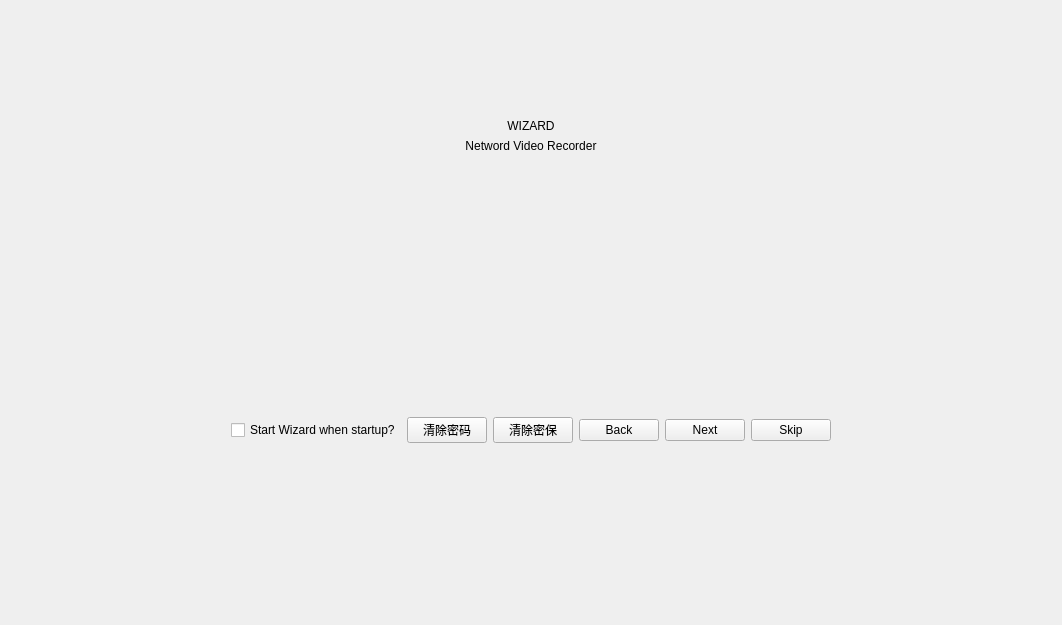
<?xml version="1.0" encoding="UTF-8"?>
<ui version="4.0">
 <class>MsWizard</class>
 <widget class="QWidget" name="MsWizard">
  <property name="geometry">
   <rect>
    <x>0</x>
    <y>0</y>
    <width>1062</width>
    <height>625</height>
   </rect>
  </property>
  <property name="windowTitle">
   <string>Dialog</string>
  </property>
  <layout class="QGridLayout" name="gridLayout">
   <item row="0" column="0">
    <widget class="QWidget" name="widget_wizardBackground" native="true">
     <layout class="QVBoxLayout" name="verticalLayout_2">
      <item>
       <widget class="QWidget" name="widget_top" native="true">
        <property name="sizePolicy">
         <sizepolicy hsizetype="Preferred" vsizetype="Preferred">
          <horstretch>0</horstretch>
          <verstretch>1</verstretch>
         </sizepolicy>
        </property>
       </widget>
      </item>
      <item>
       <widget class="QWidget" name="widget_main" native="true">
        <property name="sizePolicy">
         <sizepolicy hsizetype="Preferred" vsizetype="Preferred">
          <horstretch>0</horstretch>
          <verstretch>6</verstretch>
         </sizepolicy>
        </property>
        <layout class="QHBoxLayout" name="horizontalLayout_3">
         <item>
          <widget class="QWidget" name="widget_left" native="true">
           <property name="sizePolicy">
            <sizepolicy hsizetype="Preferred" vsizetype="Preferred">
             <horstretch>1</horstretch>
             <verstretch>0</verstretch>
            </sizepolicy>
           </property>
          </widget>
         </item>
         <item>
          <widget class="QWidget" name="wizard_content" native="true">
           <property name="sizePolicy">
            <sizepolicy hsizetype="Preferred" vsizetype="Preferred">
             <horstretch>2</horstretch>
             <verstretch>0</verstretch>
            </sizepolicy>
           </property>
           <layout class="QVBoxLayout" name="verticalLayout">
            <property name="leftMargin">
             <number>20</number>
            </property>
            <property name="topMargin">
             <number>20</number>
            </property>
            <property name="rightMargin">
             <number>20</number>
            </property>
            <property name="bottomMargin">
             <number>20</number>
            </property>
            <item>
             <widget class="QLabel" name="label_mainTitle">
              <property name="text">
               <string>WIZARD</string>
              </property>
              <property name="alignment">
               <set>Qt::AlignCenter</set>
              </property>
             </widget>
            </item>
            <item>
             <widget class="QLabel" name="label_subTitle">
              <property name="text">
               <string>Netword Video Recorder</string>
              </property>
              <property name="alignment">
               <set>Qt::AlignCenter</set>
              </property>
             </widget>
            </item>
            <item>
             <widget class="QWidget" name="widget_2" native="true">
              <property name="sizePolicy">
               <sizepolicy hsizetype="Preferred" vsizetype="Expanding">
                <horstretch>0</horstretch>
                <verstretch>0</verstretch>
               </sizepolicy>
              </property>
              <layout class="QGridLayout" name="gridLayout_content"/>
             </widget>
            </item>
            <item>
             <layout class="QHBoxLayout" name="horizontalLayout">
              <item>
               <widget class="QCheckBox" name="checkBox_enable">
                <property name="text">
                 <string>Start Wizard when startup?</string>
                </property>
               </widget>
              </item>
              <item>
               <spacer name="horizontalSpacer">
                <property name="orientation">
                 <enum>Qt::Horizontal</enum>
                </property>
                <property name="sizeHint" stdset="0">
                 <size>
                  <width>40</width>
                  <height>20</height>
                 </size>
                </property>
               </spacer>
              </item>
              <item>
               <widget class="MyPushButton" name="pushButton_test_clearPassword">
                <property name="text">
                 <string>清除密码</string>
                </property>
               </widget>
              </item>
              <item>
               <widget class="MyPushButton" name="pushButton_test_clearQuestion">
                <property name="text">
                 <string>清除密保</string>
                </property>
               </widget>
              </item>
              <item>
               <widget class="MyPushButton" name="pushButton_back">
                <property name="text">
                 <string>Back</string>
                </property>
               </widget>
              </item>
              <item>
               <widget class="MyPushButton" name="pushButton_next">
                <property name="text">
                 <string>Next</string>
                </property>
               </widget>
              </item>
              <item>
               <widget class="MyPushButton" name="pushButton_skip">
                <property name="text">
                 <string>Skip</string>
                </property>
               </widget>
              </item>
             </layout>
            </item>
           </layout>
          </widget>
         </item>
         <item>
          <widget class="QWidget" name="widget_right" native="true">
           <property name="sizePolicy">
            <sizepolicy hsizetype="Preferred" vsizetype="Preferred">
             <horstretch>1</horstretch>
             <verstretch>0</verstretch>
            </sizepolicy>
           </property>
          </widget>
         </item>
        </layout>
       </widget>
      </item>
      <item>
       <widget class="QWidget" name="widget_bottom" native="true">
        <property name="sizePolicy">
         <sizepolicy hsizetype="Preferred" vsizetype="Preferred">
          <horstretch>0</horstretch>
          <verstretch>2</verstretch>
         </sizepolicy>
        </property>
        <layout class="QHBoxLayout" name="horizontalLayout_5">
         <item>
          <spacer name="horizontalSpacer_2">
           <property name="orientation">
            <enum>Qt::Horizontal</enum>
           </property>
           <property name="sizeHint" stdset="0">
            <size>
             <width>177</width>
             <height>20</height>
            </size>
           </property>
          </spacer>
         </item>
         <item>
          <widget class="QWidget" name="widget_normalState" native="true">
           <property name="minimumSize">
            <size>
             <width>100</width>
             <height>0</height>
            </size>
           </property>
           <layout class="QHBoxLayout" name="horizontalLayout_2">
            <item>
             <widget class="QToolButton" name="toolButton_1">
              <property name="enabled">
               <bool>false</bool>
              </property>
              <property name="minimumSize">
               <size>
                <width>48</width>
                <height>48</height>
               </size>
              </property>
              <property name="focusPolicy">
               <enum>Qt::NoFocus</enum>
              </property>
              <property name="styleSheet">
               <string notr="true">QToolButton
{
	border: 0px;
	border-image: url(:/wizard/wizard/arrow_white.png);
}
QToolButton:checked
{
	border-image: url(:/wizard/wizard/arrow_blue.png);
}</string>
              </property>
              <property name="text">
               <string/>
              </property>
              <property name="checkable">
               <bool>true</bool>
              </property>
              <property name="checked">
               <bool>true</bool>
              </property>
             </widget>
            </item>
            <item>
             <widget class="QToolButton" name="toolButton_2">
              <property name="enabled">
               <bool>false</bool>
              </property>
              <property name="minimumSize">
               <size>
                <width>48</width>
                <height>48</height>
               </size>
              </property>
              <property name="focusPolicy">
               <enum>Qt::NoFocus</enum>
              </property>
              <property name="styleSheet">
               <string notr="true">QToolButton
{
	border: 0px;
	border-image: url(:/wizard/wizard/arrow_white.png);
}
QToolButton:checked
{
	border-image: url(:/wizard/wizard/arrow_blue.png);
}</string>
              </property>
              <property name="text">
               <string/>
              </property>
              <property name="checkable">
               <bool>true</bool>
              </property>
              <property name="checked">
               <bool>false</bool>
              </property>
             </widget>
            </item>
            <item>
             <widget class="QToolButton" name="toolButton_3">
              <property name="enabled">
               <bool>false</bool>
              </property>
              <property name="minimumSize">
               <size>
                <width>48</width>
                <height>48</height>
               </size>
              </property>
              <property name="focusPolicy">
               <enum>Qt::NoFocus</enum>
              </property>
              <property name="styleSheet">
               <string notr="true">QToolButton
{
	border: 0px;
	border-image: url(:/wizard/wizard/arrow_white.png);
}
QToolButton:checked
{
	border-image: url(:/wizard/wizard/arrow_blue.png);
}</string>
              </property>
              <property name="text">
               <string/>
              </property>
              <property name="checkable">
               <bool>true</bool>
              </property>
              <property name="checked">
               <bool>false</bool>
              </property>
             </widget>
            </item>
            <item>
             <widget class="QToolButton" name="toolButton_4">
              <property name="enabled">
               <bool>false</bool>
              </property>
              <property name="minimumSize">
               <size>
                <width>48</width>
                <height>48</height>
               </size>
              </property>
              <property name="focusPolicy">
               <enum>Qt::NoFocus</enum>
              </property>
              <property name="styleSheet">
               <string notr="true">QToolButton
{
	border: 0px;
	border-image: url(:/wizard/wizard/arrow_white.png);
}
QToolButton:checked
{
	border-image: url(:/wizard/wizard/arrow_blue.png);
}</string>
              </property>
              <property name="text">
               <string/>
              </property>
              <property name="checkable">
               <bool>true</bool>
              </property>
              <property name="checked">
               <bool>false</bool>
              </property>
             </widget>
            </item>
            <item>
             <widget class="QToolButton" name="toolButton_5">
              <property name="enabled">
               <bool>false</bool>
              </property>
              <property name="minimumSize">
               <size>
                <width>48</width>
                <height>48</height>
               </size>
              </property>
              <property name="focusPolicy">
               <enum>Qt::NoFocus</enum>
              </property>
              <property name="styleSheet">
               <string notr="true">QToolButton
{
	border: 0px;
	border-image: url(:/wizard/wizard/arrow_white.png);
}
QToolButton:checked
{
	border-image: url(:/wizard/wizard/arrow_blue.png);
}</string>
              </property>
              <property name="text">
               <string/>
              </property>
              <property name="checkable">
               <bool>true</bool>
              </property>
              <property name="checked">
               <bool>false</bool>
              </property>
             </widget>
            </item>
            <item>
             <widget class="QToolButton" name="toolButton_6">
              <property name="enabled">
               <bool>false</bool>
              </property>
              <property name="minimumSize">
               <size>
                <width>48</width>
                <height>48</height>
               </size>
              </property>
              <property name="focusPolicy">
               <enum>Qt::NoFocus</enum>
              </property>
              <property name="styleSheet">
               <string notr="true">QToolButton
{
	border: 0px;
	border-image: url(:/wizard/wizard/arrow_white.png);
}
QToolButton:checked
{
	border-image: url(:/wizard/wizard/arrow_blue.png);
}</string>
              </property>
              <property name="text">
               <string/>
              </property>
              <property name="checkable">
               <bool>true</bool>
              </property>
              <property name="checked">
               <bool>false</bool>
              </property>
             </widget>
            </item>
            <item>
             <widget class="QToolButton" name="toolButton_7">
              <property name="enabled">
               <bool>false</bool>
              </property>
              <property name="minimumSize">
               <size>
                <width>48</width>
                <height>48</height>
               </size>
              </property>
              <property name="focusPolicy">
               <enum>Qt::NoFocus</enum>
              </property>
              <property name="styleSheet">
               <string notr="true">QToolButton
{
	border: 0px;
	border-image: url(:/wizard/wizard/arrow_white.png);
}
QToolButton:checked
{
	border-image: url(:/wizard/wizard/arrow_blue.png);
}</string>
              </property>
              <property name="text">
               <string/>
              </property>
              <property name="checkable">
               <bool>true</bool>
              </property>
              <property name="checked">
               <bool>false</bool>
              </property>
             </widget>
            </item>
            <item>
             <widget class="QToolButton" name="toolButton_8">
              <property name="minimumSize">
               <size>
                <width>48</width>
                <height>48</height>
               </size>
              </property>
              <property name="focusPolicy">
               <enum>Qt::NoFocus</enum>
              </property>
              <property name="styleSheet">
               <string notr="true">QToolButton
{
	border: 0px;
}</string>
              </property>
              <property name="text">
               <string/>
              </property>
              <property name="icon">
               <iconset resource="../resource/resource.qrc">
                <normaloff>:/wizard/wizard/wizard_1.png</normaloff>:/wizard/wizard/wizard_1.png</iconset>
              </property>
              <property name="iconSize">
               <size>
                <width>48</width>
                <height>48</height>
               </size>
              </property>
              <property name="checked">
               <bool>false</bool>
              </property>
             </widget>
            </item>
           </layout>
          </widget>
         </item>
         <item>
          <widget class="QWidget" name="widget_activateState" native="true">
           <property name="minimumSize">
            <size>
             <width>100</width>
             <height>0</height>
            </size>
           </property>
           <layout class="QHBoxLayout" name="horizontalLayout_4">
            <item>
             <widget class="QToolButton" name="toolButton_a1">
              <property name="enabled">
               <bool>false</bool>
              </property>
              <property name="minimumSize">
               <size>
                <width>48</width>
                <height>48</height>
               </size>
              </property>
              <property name="focusPolicy">
               <enum>Qt::NoFocus</enum>
              </property>
              <property name="styleSheet">
               <string notr="true">QToolButton
{
	border: 0px;
	border-image: url(:/wizard/wizard/arrow_white.png);
}
QToolButton:checked
{
	border-image: url(:/wizard/wizard/arrow_blue.png);
}</string>
              </property>
              <property name="text">
               <string/>
              </property>
              <property name="checkable">
               <bool>true</bool>
              </property>
              <property name="checked">
               <bool>true</bool>
              </property>
             </widget>
            </item>
            <item>
             <widget class="QToolButton" name="toolButton_a2">
              <property name="enabled">
               <bool>false</bool>
              </property>
              <property name="minimumSize">
               <size>
                <width>48</width>
                <height>48</height>
               </size>
              </property>
              <property name="focusPolicy">
               <enum>Qt::NoFocus</enum>
              </property>
              <property name="styleSheet">
               <string notr="true">QToolButton
{
	border: 0px;
	border-image: url(:/wizard/wizard/arrow_white.png);
}
QToolButton:checked
{
	border-image: url(:/wizard/wizard/arrow_blue.png);
}</string>
              </property>
              <property name="text">
               <string/>
              </property>
              <property name="checkable">
               <bool>true</bool>
              </property>
              <property name="checked">
               <bool>false</bool>
              </property>
             </widget>
            </item>
            <item>
             <widget class="QToolButton" name="toolButton_a3">
              <property name="enabled">
               <bool>false</bool>
              </property>
              <property name="minimumSize">
               <size>
                <width>48</width>
                <height>48</height>
               </size>
              </property>
              <property name="focusPolicy">
               <enum>Qt::NoFocus</enum>
              </property>
              <property name="styleSheet">
               <string notr="true">QToolButton
{
	border: 0px;
	border-image: url(:/wizard/wizard/arrow_white.png);
}
QToolButton:checked
{
	border-image: url(:/wizard/wizard/arrow_blue.png);
}</string>
              </property>
              <property name="text">
               <string/>
              </property>
              <property name="checkable">
               <bool>true</bool>
              </property>
              <property name="checked">
               <bool>false</bool>
              </property>
             </widget>
            </item>
            <item>
             <widget class="QToolButton" name="toolButton_a4">
              <property name="enabled">
               <bool>false</bool>
              </property>
              <property name="minimumSize">
               <size>
                <width>48</width>
                <height>48</height>
               </size>
              </property>
              <property name="focusPolicy">
               <enum>Qt::NoFocus</enum>
              </property>
              <property name="styleSheet">
               <string notr="true">QToolButton
{
	border: 0px;
	border-image: url(:/wizard/wizard/arrow_white.png);
}
QToolButton:checked
{
	border-image: url(:/wizard/wizard/arrow_blue.png);
}</string>
              </property>
              <property name="text">
               <string/>
              </property>
              <property name="checkable">
               <bool>true</bool>
              </property>
              <property name="checked">
               <bool>false</bool>
              </property>
             </widget>
            </item>
            <item>
             <widget class="QToolButton" name="toolButton_a5">
              <property name="enabled">
               <bool>false</bool>
              </property>
              <property name="minimumSize">
               <size>
                <width>48</width>
                <height>48</height>
               </size>
              </property>
              <property name="focusPolicy">
               <enum>Qt::NoFocus</enum>
              </property>
              <property name="styleSheet">
               <string notr="true">QToolButton
{
	border: 0px;
	border-image: url(:/wizard/wizard/arrow_white.png);
}
QToolButton:checked
{
	border-image: url(:/wizard/wizard/arrow_blue.png);
}</string>
              </property>
              <property name="text">
               <string/>
              </property>
              <property name="checkable">
               <bool>true</bool>
              </property>
              <property name="checked">
               <bool>false</bool>
              </property>
             </widget>
            </item>
            <item>
             <widget class="QToolButton" name="toolButton_a6">
              <property name="enabled">
               <bool>false</bool>
              </property>
              <property name="minimumSize">
               <size>
                <width>48</width>
                <height>48</height>
               </size>
              </property>
              <property name="focusPolicy">
               <enum>Qt::NoFocus</enum>
              </property>
              <property name="styleSheet">
               <string notr="true">QToolButton
{
	border: 0px;
	border-image: url(:/wizard/wizard/arrow_white.png);
}
QToolButton:checked
{
	border-image: url(:/wizard/wizard/arrow_blue.png);
}</string>
              </property>
              <property name="text">
               <string/>
              </property>
              <property name="checkable">
               <bool>true</bool>
              </property>
              <property name="checked">
               <bool>false</bool>
              </property>
             </widget>
            </item>
            <item>
             <widget class="QToolButton" name="toolButton_a7">
              <property name="enabled">
               <bool>false</bool>
              </property>
              <property name="minimumSize">
               <size>
                <width>48</width>
                <height>48</height>
               </size>
              </property>
              <property name="focusPolicy">
               <enum>Qt::NoFocus</enum>
              </property>
              <property name="styleSheet">
               <string notr="true">QToolButton
{
	border: 0px;
	border-image: url(:/wizard/wizard/arrow_white.png);
}
QToolButton:checked
{
	border-image: url(:/wizard/wizard/arrow_blue.png);
}</string>
              </property>
              <property name="text">
               <string/>
              </property>
              <property name="checkable">
               <bool>true</bool>
              </property>
              <property name="checked">
               <bool>false</bool>
              </property>
             </widget>
            </item>
            <item>
             <widget class="QToolButton" name="toolButton_a8">
              <property name="enabled">
               <bool>false</bool>
              </property>
              <property name="minimumSize">
               <size>
                <width>48</width>
                <height>48</height>
               </size>
              </property>
              <property name="focusPolicy">
               <enum>Qt::NoFocus</enum>
              </property>
              <property name="styleSheet">
               <string notr="true">QToolButton
{
	border: 0px;
	border-image: url(:/wizard/wizard/arrow_white.png);
}
QToolButton:checked
{
	border-image: url(:/wizard/wizard/arrow_blue.png);
}</string>
              </property>
              <property name="text">
               <string/>
              </property>
              <property name="checkable">
               <bool>true</bool>
              </property>
              <property name="checked">
               <bool>false</bool>
              </property>
             </widget>
            </item>
            <item>
             <widget class="QToolButton" name="toolButton_a9">
              <property name="enabled">
               <bool>false</bool>
              </property>
              <property name="minimumSize">
               <size>
                <width>48</width>
                <height>48</height>
               </size>
              </property>
              <property name="focusPolicy">
               <enum>Qt::NoFocus</enum>
              </property>
              <property name="styleSheet">
               <string notr="true">QToolButton
{
	border: 0px;
	border-image: url(:/wizard/wizard/arrow_white.png);
}
QToolButton:checked
{
	border-image: url(:/wizard/wizard/arrow_blue.png);
}</string>
              </property>
              <property name="text">
               <string/>
              </property>
              <property name="checkable">
               <bool>true</bool>
              </property>
              <property name="checked">
               <bool>false</bool>
              </property>
             </widget>
            </item>
            <item>
             <widget class="QToolButton" name="toolButton_hourglass">
              <property name="minimumSize">
               <size>
                <width>48</width>
                <height>48</height>
               </size>
              </property>
              <property name="focusPolicy">
               <enum>Qt::NoFocus</enum>
              </property>
              <property name="styleSheet">
               <string notr="true">QToolButton
{
	border: 0px;
}</string>
              </property>
              <property name="text">
               <string/>
              </property>
              <property name="icon">
               <iconset resource="../resource/resource.qrc">
                <normaloff>:/wizard/wizard/wizard_a1.png</normaloff>:/wizard/wizard/wizard_a1.png</iconset>
              </property>
              <property name="iconSize">
               <size>
                <width>48</width>
                <height>48</height>
               </size>
              </property>
              <property name="checked">
               <bool>false</bool>
              </property>
             </widget>
            </item>
           </layout>
          </widget>
         </item>
         <item>
          <spacer name="horizontalSpacer_3">
           <property name="orientation">
            <enum>Qt::Horizontal</enum>
           </property>
           <property name="sizeHint" stdset="0">
            <size>
             <width>176</width>
             <height>20</height>
            </size>
           </property>
          </spacer>
         </item>
        </layout>
       </widget>
      </item>
     </layout>
    </widget>
   </item>
  </layout>
 </widget>
 <customwidgets>
  <customwidget>
   <class>MyPushButton</class>
   <extends>QPushButton</extends>
   <header>mypushbutton.h</header>
  </customwidget>
 </customwidgets>
 <resources>
  <include location="../resource/resource.qrc"/>
 </resources>
 <connections/>
</ui>
